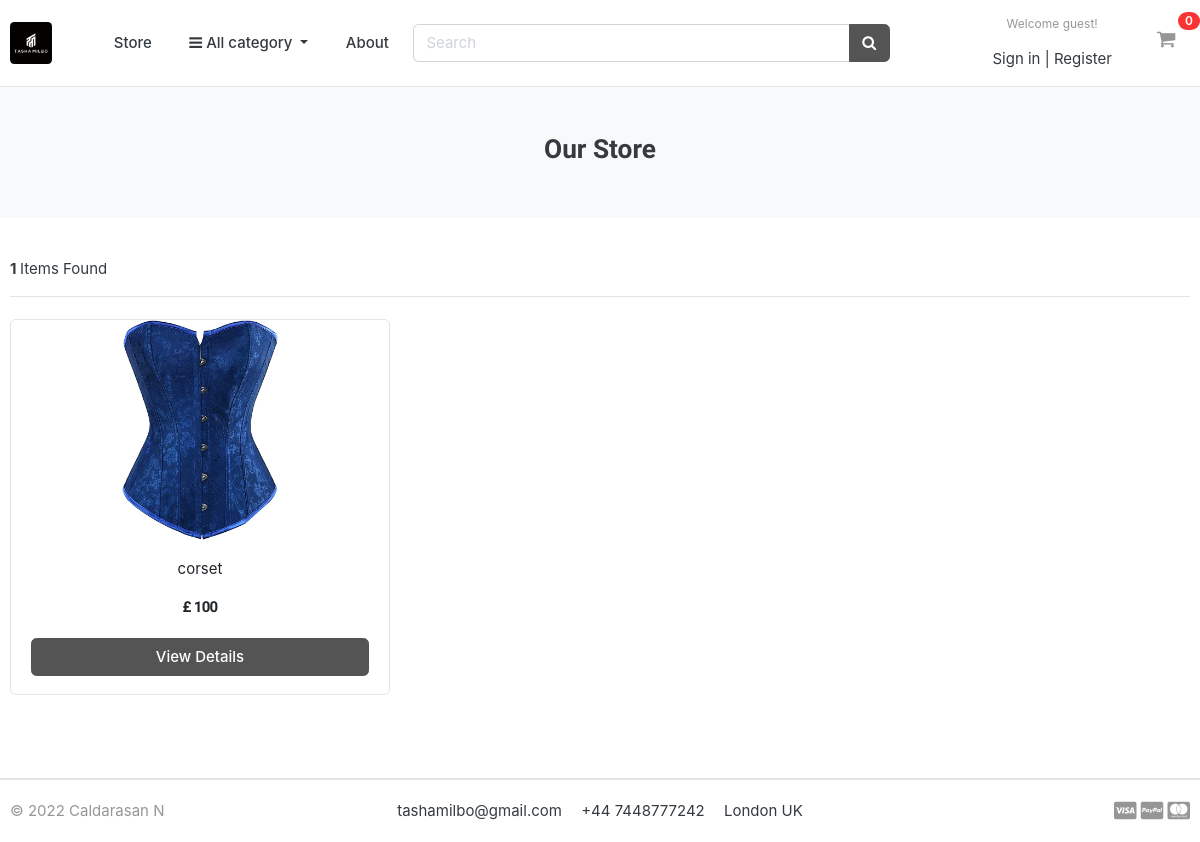
Before: /store/category/corset/ with the older database file.
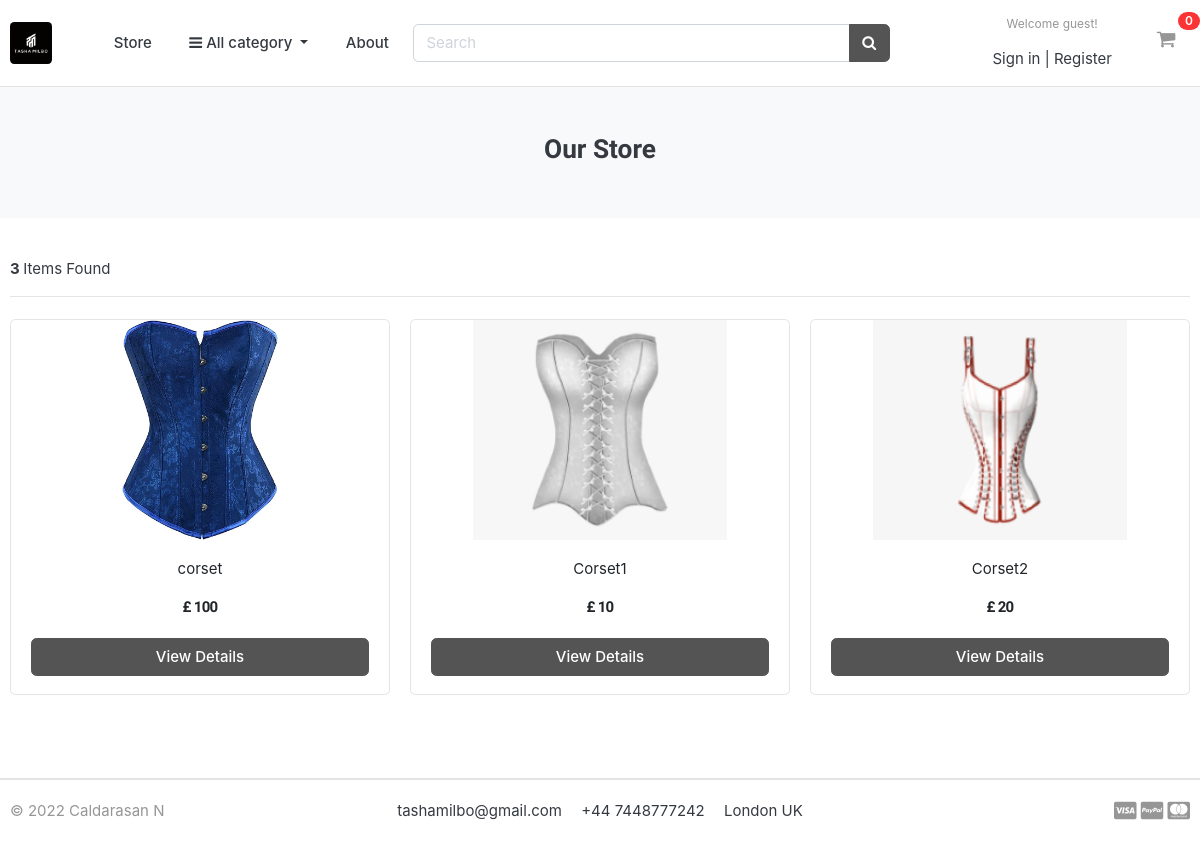
After: the same page with the newer database file.
### store/models.py (models this page shows, shortened)
class Product(models.Model):
    product_name = models.CharField(max_length=200, unique=True)
    slug = models.SlugField(max_length=200, unique=True)
    description = models.TextField(max_length=500, blank=True)
    price = models.IntegerField()
    images = models.ImageField(upload_to='photos/products')
    stock = models.IntegerField()
    is_available = models.BooleanField(default=True)
    category = models.ForeignKey(Category, on_delete=models.CASCADE)
    created_date = models.DateTimeField(auto_now_add=True)
    modified_date = models.DateTimeField(auto_now=True)
    def get_url(self):
        return reverse('product_detail', args=[self.category.slug, self.slug])

### store/views.py (the view)
# urls.py: path('', views.store, name='store'),
def store(request, category_slug=None):
    categories = None
    products = None
    if category_slug != None:
        categories = get_object_or_404(Category, slug=category_slug)
        products = Product.objects.filter(category=categories, is_available=True)
        paginator = Paginator(products, 6)
        page = request.GET.get('page')
        paged_products = paginator.get_page(page)
        product_count = products.count()
    else:
        products = Product.objects.all().filter(is_available=True).order_by('id')
        paginator = Paginator(products, 3)
        page = request.GET.get('page')
        paged_products = paginator.get_page(page)
        product_count = products.count()
    context = {
        'products': paged_products,
        'product_count': product_count,
    }
    return render(request, 'store/store.html', context)

### carts/context_processors.py (called while the page is built)
def counter(request):
    cart_count = 0
    if 'admin' in request.path:
        return {}
    else:
        try:
            cart = Cart.objects.filter(cart_id=_cart_id(request))
            if request.user.is_authenticated:
                cart_items = CartItem.objects.all().filter(user=request.user)
            else:
                cart_items = CartItem.objects.all().filter(cart=cart[:1])
            for cart_item in cart_items:
                cart_count += cart_item.quantity
        except Cart.DoesNotExist:
            cart_count = 0
    return dict(cart_count=cart_count)

### carts/views.py (called while the page is built)
def _cart_id(request):
    cart = request.session.session_key
    if not cart:
        cart = request.session.create()
    return cart

### category/context_processors.py (called while the page is built)
def menu_links(request):
    links = Category.objects.all()
    return dict(links=links)

### category/models.py (called while the page is built)
    def get_url(self):
        return reverse('products_by_category', args=[self.slug])

### templates/store/store.html (shortened to what this page needs)
{% extends 'base.html' %}
{% load static %}
{% block content %}
<section class="section-pagetop bg">
    <div class="container">
        {% if 'search' in request.path %}
            <h3 class="text-center">Search Result</h3>
          {% else %}
          <h3 class="text-center">Our Store</h3>
        {% endif %}
    </div>
    </section>
<section class="section-content padding-y">
    <div class="container">
    <div class="row">
        <main class="col-md-12">
        <header class="border-bottom mb-4 pb-3">
            <div class="form-inline">
                <span class="mr-md-auto"> <b> {{product_count}} </b>Items Found</span>
            </div>
        </header>
    <div class="row">
        {% if products %}
        {% for product in products %}
        <div class="col-md-4">
            <figure class="card card-product-grid">
                <div class="img-wrap">
                   <a href="{{product.get_url}}"> <img src="{{product.images.url}}"> </a>
                </div>
                <figcaption class="info-wrap">
                    <div class="fix-height">
                        <a href="{{ product.get_url }}" class="title">{{product.product_name}}</a>
                        <div class="price-wrap mt-2 text-center">
                            <span class="price">£ {{product.price}} </span>
                        </div>
                    </div>
                    <a href="{{ product.get_url }}" class="btn btn-block btn-secondary">View Details </a>
                </figcaption>
            </figure>
        </div>
        {% endfor %}
        {% else %}
        <div>
            <h2>No result found, Please try again.</h2>
        </div>
        {% endif %}
    </div>
        </main>
    </div>
    </div>
    </section>
{% endblock %}

Changed rows visible on the page:
added Product: images (picture), product_name "Corset1", price "10"
added Product: images (picture), product_name "Corset2", price "20"
Other visible differences:
{{ product_count }}: "1" → "3"
